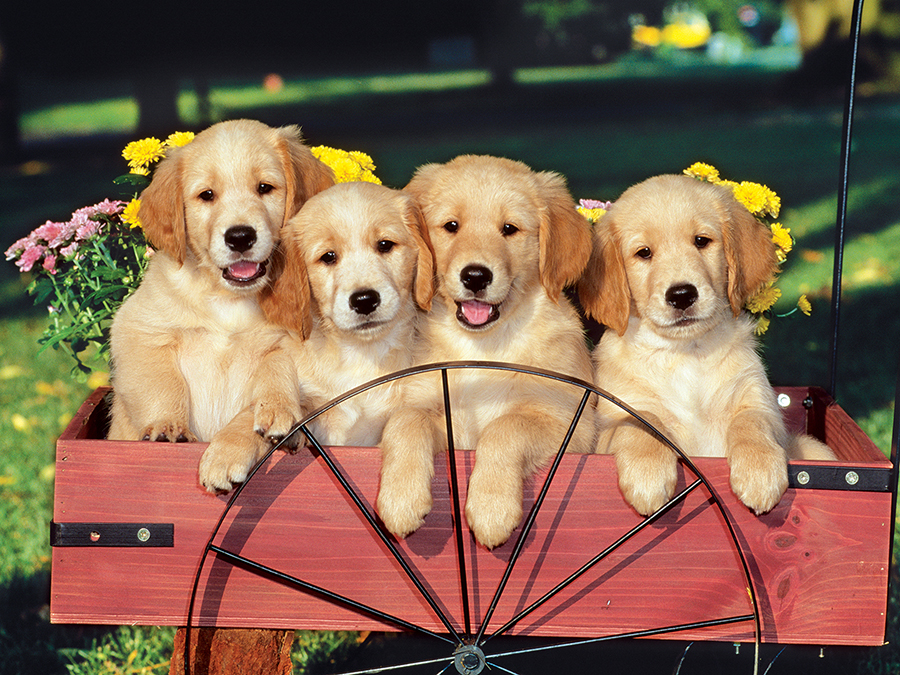
#> input picture images/dog.jpg, 900 x 675 px, found by its file name
$ python image_cropping.py
#> lines starting #> are read from the running program, lines starting #| are printed output that depends on the picture
import cv2
import numpy as np

# how to read an image

img = cv2.imread("images/dog.jpg")
#> img is the input picture: shape (675, 900, 3); mean B, G, R 80.4, 102.2, 130.7

# height axis , width axis
cropped_img = img[100:300, 200:500]
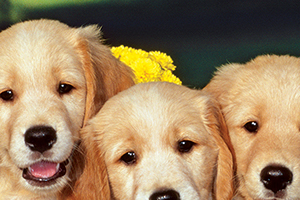
#> cropped_img: shape (200, 300, 3); mean B, G, R 97, 131.1, 157.1

cv2.imshow("window", cropped_img)
cv2.waitKey(0)

# origin starts from left top (0,0)
cropped_img2 = img[0:300, 0:200]
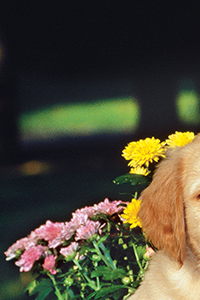
#> cropped_img2: shape (300, 200, 3); mean B, G, R 52.4, 70.3, 74.4
cv2.imshow("from Origin Height 300 and Width 200", cropped_img2)
cv2.waitKey(0)

$ run again, with images/lab3b.jpg copied over images/dog.jpg
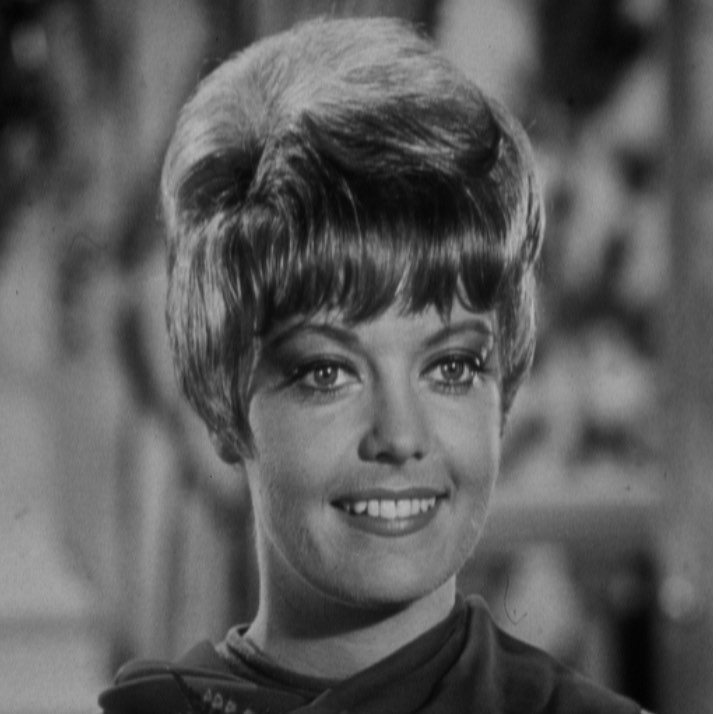
#> input picture images/lab3b.jpg, 716 x 714 px, found by its file name
#> img is the input picture: shape (714, 716, 3); min 1, max 255, mean 91.9
#> `cropped_img = img[100:300, 200:500]`:
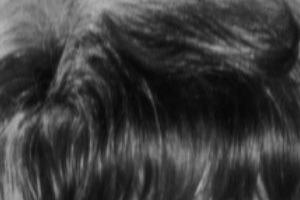
#> cropped_img: shape (200, 300, 3); min 5, max 179, mean 59.6
#> `cropped_img2 = img[0:300, 0:200]`:
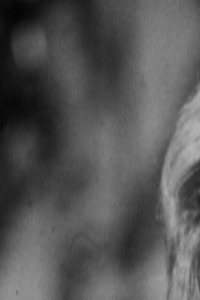
#> cropped_img2: shape (300, 200, 3); min 3, max 181, mean 85.8
